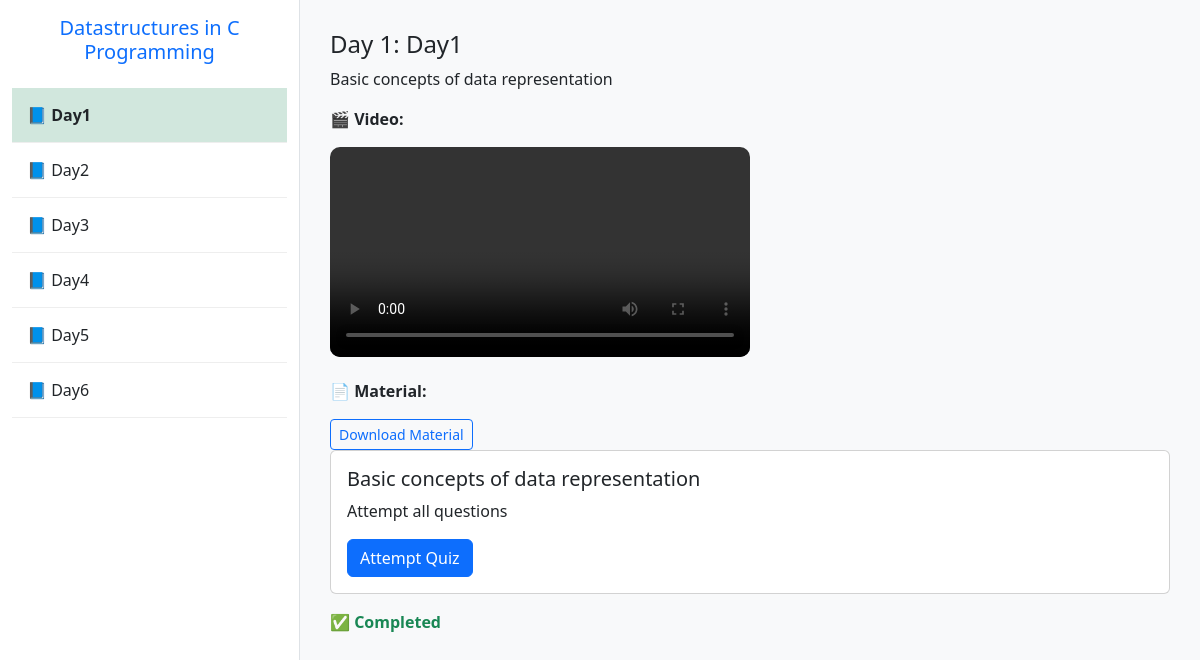
/course/21/ (signed in), run on the app's committed database.
### lms/models.py (models this page shows, shortened)
class Course(models.Model):
    title = models.CharField(max_length=200)
    description = models.TextField()
    teacher = models.ForeignKey(User, on_delete=models.CASCADE)
    created_at = models.DateTimeField(auto_now_add=True)
    num_lectures = models.IntegerField(default=0)
    thumbnail = models.ImageField(upload_to='course_thumbnails/', blank=True, null=True)  # New

class CourseContent(models.Model):
    course = models.ForeignKey(Course, on_delete=models.CASCADE)
    title = models.CharField(max_length=255)  # e.g. "Day 1"
    video = models.FileField(upload_to='videos/',max_length=255, blank=True, null=True)
    material = models.FileField(upload_to='materials/',max_length=255, blank=True, null=True)
    description = models.TextField(blank=True)

class Quiz(models.Model):
    course_content = models.ForeignKey('CourseContent', on_delete=models.CASCADE, related_name='quizzes',null=True, blank=True)
    title = models.CharField(max_length=255)
    description = models.TextField()
    marks = models.IntegerField(default=1)  # Ensure this field exists in your model
    time_limit = models.IntegerField(default=10)

### lms/views.py (the view)
# urls.py: path('course/<int:course_id>/', view_course, name='view_course'),
@login_required
def view_course(request, course_id):
    course = get_object_or_404(Course, id=course_id)
    content = course.coursecontent_set.all().order_by('id')
    is_enrolled = False
    enrollment = None
    student_progress = {}
    if hasattr(request.user, 'student'):
        enrollment = Enrollment.objects.filter(student=request.user, course=course).first()
        is_enrolled = enrollment is not None
        if enrollment:
            for item in content:
                student_progress[item.id] = item.studentcourseprogress_set.filter(enrollment=enrollment, is_completed=True).exists()
    return render(request, 'view_course.html', {
        'course': course,
        'content': content,
        'is_enrolled': is_enrolled,
        'enrollment': enrollment,
        'student_progress': student_progress,
    })

### lms/templatetags/custom_filters.py (called while the page is built)
@register.filter
def get_item(dictionary, key):
    return dictionary.get(key)

### lms/templates/view_course.html (shortened to what this page needs)
{% load custom_filters %}
{% load static %}
<!DOCTYPE html>
<html lang="en">
<head>
  <link href="https://cdn.jsdelivr.net/npm/bootstrap@5.3.0/dist/css/bootstrap.min.css" rel="stylesheet">
</head>
<body>
  <div class="container-fluid">
    <div class="row">
      <div class="col-md-3 sidebar bg-white">
        <h5 class="p-3 text-center text-primary">{{ course.title }}</h5>
        {% for item in content %}
          <div class="sidebar-item" data-index="{{ forloop.counter0 }}">
            📘 {{ item.title }}
          </div>
        {% endfor %}
      </div>
      <div class="col-md-9 content-section">
        {% for item in content %}
        <div class="day-content" id="dayContent{{ forloop.counter0 }}" style="display: none;">
          <h4>Day {{ forloop.counter }}: {{ item.title }}</h4>
          <p>{{ item.description }}</p>
          {% if item.video %}
            <p><strong>🎬 Video:</strong></p>
            <video width="50%" controls class="mb-3">
              <source src="{{ item.video.url }}" type="video/mp4">
            </video>
          {% endif %}
          {% if item.material %}
            <p><strong>📄 Material:</strong></p>
            <a href="{{ item.material.url }}" class="btn btn-outline-primary btn-sm" download>Download Material</a>
          {% endif %}
          {% for quiz in item.quizzes.all %}
          <div class="card mb-3">
              <div class="card-body">
                  <h5 class="card-title">{{ quiz.title }}</h5>
                  <p class="card-text">{{ quiz.description }}</p>
                  <a href="{% url 'attempt_quiz' quiz.id %}" class="btn btn-primary">Attempt Quiz</a>
              </div>
          </div>
        {% endfor %}
     {% if enrollment %}
     {% with progress=student_progress|get_item:item.id %}
    {% if progress %}
      <p class="text-success mt-3"><strong>✅ Completed</strong></p>
    {% else %}
      <form method="POST" action="{% url 'mark_as_complete' item.id %}">
        {% csrf_token %}
        <input type="hidden" name="mark_as_complete" value="true">
        <button type="submit" class="btn btn-success mt-3">✅ Mark as Complete</button>
      </form>
    {% endif %}
  {% endwith %}
{% endif %}
        </div>
        {% endfor %}
      </div>
    </div>
  </div>
</body>
</html>

### lms/templates/view_course.html (style rules this page uses)
body { background-color: #f8f9fa; }
.sidebar { height: 100vh; overflow-y: auto; border-right: 1px solid #dee2e6; }
.sidebar-item { padding: 15px; cursor: pointer; border-bottom: 1px solid #eee; }
.sidebar-item:hover, .sidebar-item.active { background-color: #d1e7dd; font-weight: bold; }
.content-section { padding: 30px; }
.content-section video { border-radius: 10px; }

### data on the page
Course: title "Datastructures in C Programming"
CourseContent: title "Day1", description "Basic concepts of data representation"
CourseContent: title "Day2"
CourseContent: title "Day3"
CourseContent: title "Day4"
CourseContent: title "Day5"
CourseContent: title "Day6"
Quiz: title "Basic concepts of data representation", description "Attempt all questions"
